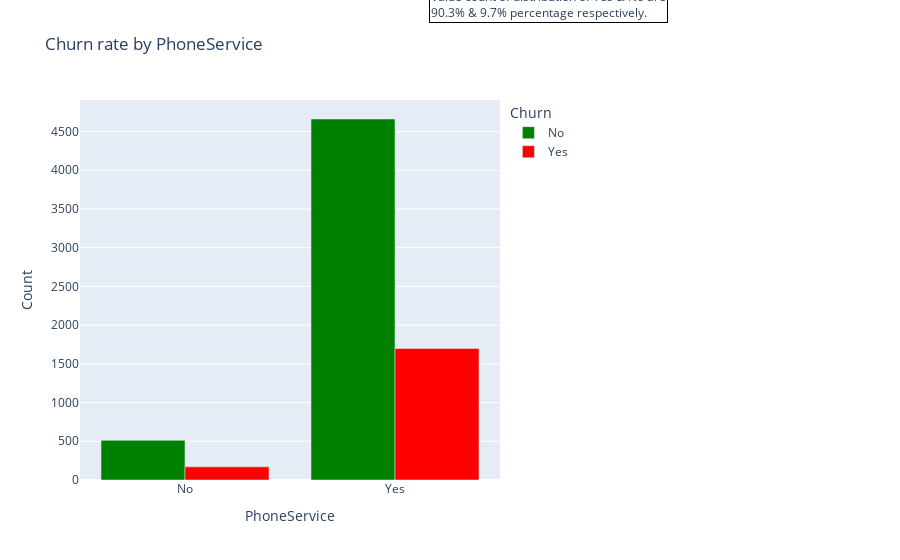

The code cell stored with this chart in its notebook:
### Markdown cell above
The demographic section of data highlights on-senior citizens with no partners and dependents as a particular segment of customers likely to churn.

### Code cell
bar('PhoneService')

### Figure 1 — Plotly figure (JSON) as saved in the notebook; plotly's stock layout.template omitted (floating-point values rounded to 4 significant figures)
{"data": [{"alignmentgroup": "True", "hovertemplate": "Churn=No<br>PhoneService=%{x}<br>Count=%{y}<extra></extra>", "legendgroup": "No", "marker": {"color": "green", "pattern": {"shape": ""}}, "name": "No", "offsetgroup": "No", "orientation": "v", "showlegend": true, "textposition": "auto", "type": "bar", "x": ["No", "Yes"], "xaxis": "x", "y": [512, 4662], "yaxis": "y"}, {"alignmentgroup": "True", "hovertemplate": "Churn=Yes<br>PhoneService=%{x}<br>Count=%{y}<extra></extra>", "legendgroup": "Yes", "marker": {"color": "red", "pattern": {"shape": ""}}, "name": "Yes", "offsetgroup": "Yes", "orientation": "v", "showlegend": true, "textposition": "auto", "type": "bar", "x": ["No", "Yes"], "xaxis": "x", "y": [170, 1699], "yaxis": "y"}], "layout": {"annotations": [{"align": "left", "bordercolor": "black", "borderwidth": 1, "showarrow": false, "text": "Value count of distribution of Yes & No are<br>90.3% & 9.7% percentage respectively.", "x": 1.4, "xref": "paper", "y": 1.3, "yref": "paper"}], "barmode": "group", "legend": {"title": {"text": "Churn"}, "tracegroupgap": 0}, "margin": {"r": 400}, "title": {"text": "Churn rate by PhoneService"}, "xaxis": {"anchor": "y", "domain": [0, 1], "title": {"text": "PhoneService"}}, "yaxis": {"anchor": "x", "domain": [0, 1], "title": {"text": "Count"}}}}
